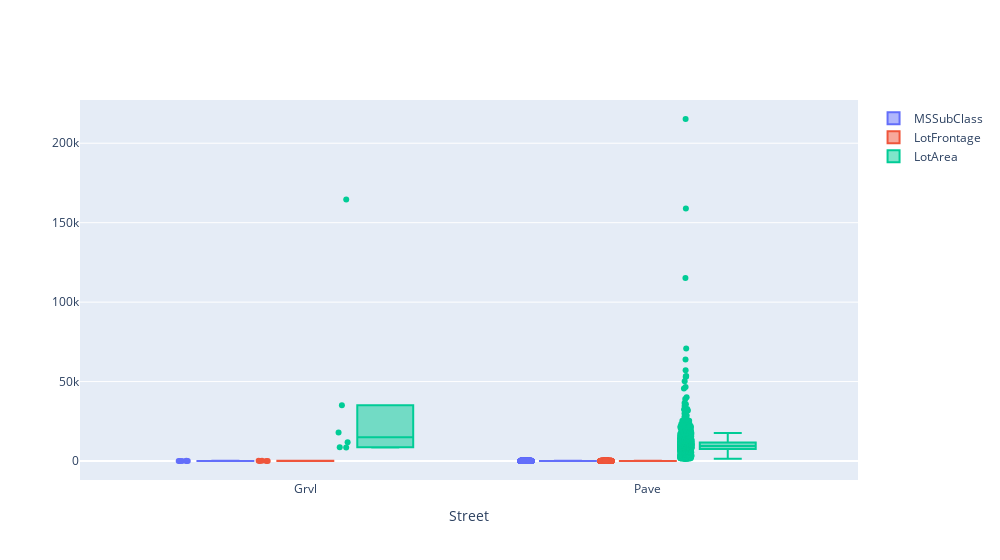

The notebook cell this image was saved under:
### Markdown cell above
## Figures

### Code cell
grouped_box_plot(df, cat_col="Street", num_cols=['MSSubClass', 'LotFrontage', 'LotArea'])

### Figure 1 — Plotly figure (JSON) as saved in the notebook; plotly's stock layout.template omitted (floating-point values rounded to 4 significant figures; data arrays with more than 128 entries replaced by an {"elided": "..."} marker saying what was removed)
{"data": [{"boxpoints": "all", "jitter": 0.2, "name": "MSSubClass", "type": "box", "x": {"elided": "1460 str values"}, "y": {"elided": "1460 int values"}}, {"boxpoints": "all", "jitter": 0.2, "name": "LotFrontage", "type": "box", "x": {"elided": "1201 str values"}, "y": {"elided": "1201 int values"}}, {"boxpoints": "all", "jitter": 0.2, "name": "LotArea", "type": "box", "x": {"elided": "1460 str values"}, "y": {"elided": "1460 int values"}}], "layout": {"boxmode": "group", "legend": {"x": 1.02, "y": 0.99, "yanchor": "top"}, "title": {"x": 0.5}, "width": 1000, "xaxis": {"title": {"text": "Street"}}, "yaxis": {"title": {}}}}
